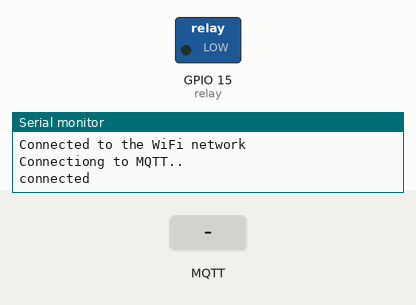
Simulated run of this sketch. Board: ESP8266 (NodeMCU). Parts: switched loads named in the sketch (green lamp = pin HIGH), the last lines printed to the serial monitor. The test bench sets the inputs (shaded band). WiFi joins after 1.5 s; servers stay silent unless stated; no MQTT or app messages arrive unless stated.

Above: at 2.7 s.
2.8 s: MQTT message "on" arrives on the first subscribed topic
At 4.0 s:
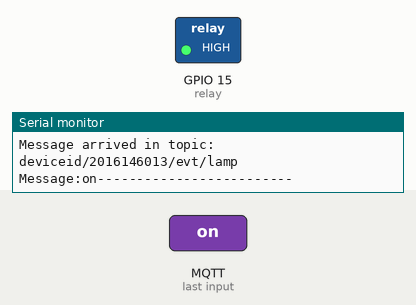
4.3 s: MQTT message "off" arrives on the first subscribed topic
At 5.2 s:
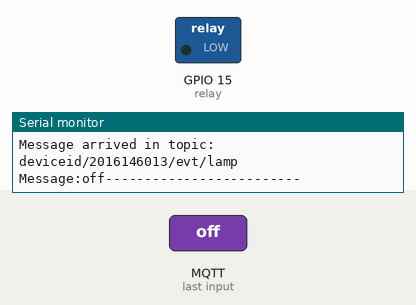
Timing chart, 0 to 7.3 s (numbered marks = the images above; inputs shaded):
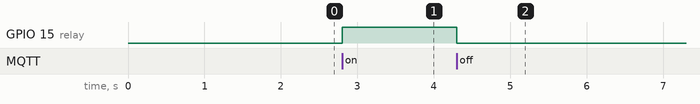

The sketch:

djflfkl.ino
```cpp
#include <ESP8266WiFi.h>
#include <PubSubClient.h>
#define relay 15

char buf[10];
const char* ssid = "1319-2.4G";
const char* password = "kpu123456!";
const char* mqttServer = "54.205.119.151"; //자신의 서버 주소
const int mqttPort = 1883;

WiFiClient espClient;
PubSubClient client(espClient);

void setup() {
  pinMode(relay, OUTPUT);
   Serial.begin(115200);
  WiFi.begin(ssid, password);

  while(WiFi.status() != WL_CONNECTED){
    delay(500);
    Serial.println("Connectiong to WiFi...");
  }
  Serial.println("Connected to the WiFi network");

  client.setServer(mqttServer, mqttPort);
  client.setCallback(callback);

  while(!client.connected()){
    Serial.println("Connectiong to MQTT..");

    if(client.connect("ESP8266Client")){
      Serial.println("connected");
    } else{
      Serial.print("failed with state "); Serial.println(client.state());
      delay(2000);
    }
  }
  client.subscribe("deviceid/2016146013/evt/lamp"); // 읽어드릴 토픽

}

void loop() {
  client.loop();
}

void callback(char* topic, byte* payload, unsigned int length){
  Serial.print("Message arrived in topic: ");
  Serial.println(topic);

  Serial.print("Message:");
  for(int i = 0; i < length; i++){
    Serial.print((char)payload[i]);
    buf[i] = (char)payload[i];
  }
  Serial.println("-------------------------");

  if(strcmp(buf, "on") == 0){
    digitalWrite(relay, HIGH);
  }
  else if(strcmp(buf, "off") == 0){
    digitalWrite(relay, LOW);
  }
}
```

Measured:
- after the input at 2.8 s, GPIO 15 (relay): LOW → HIGH at once
- after the input at 4.3 s, GPIO 15 (relay): HIGH → LOW at once
